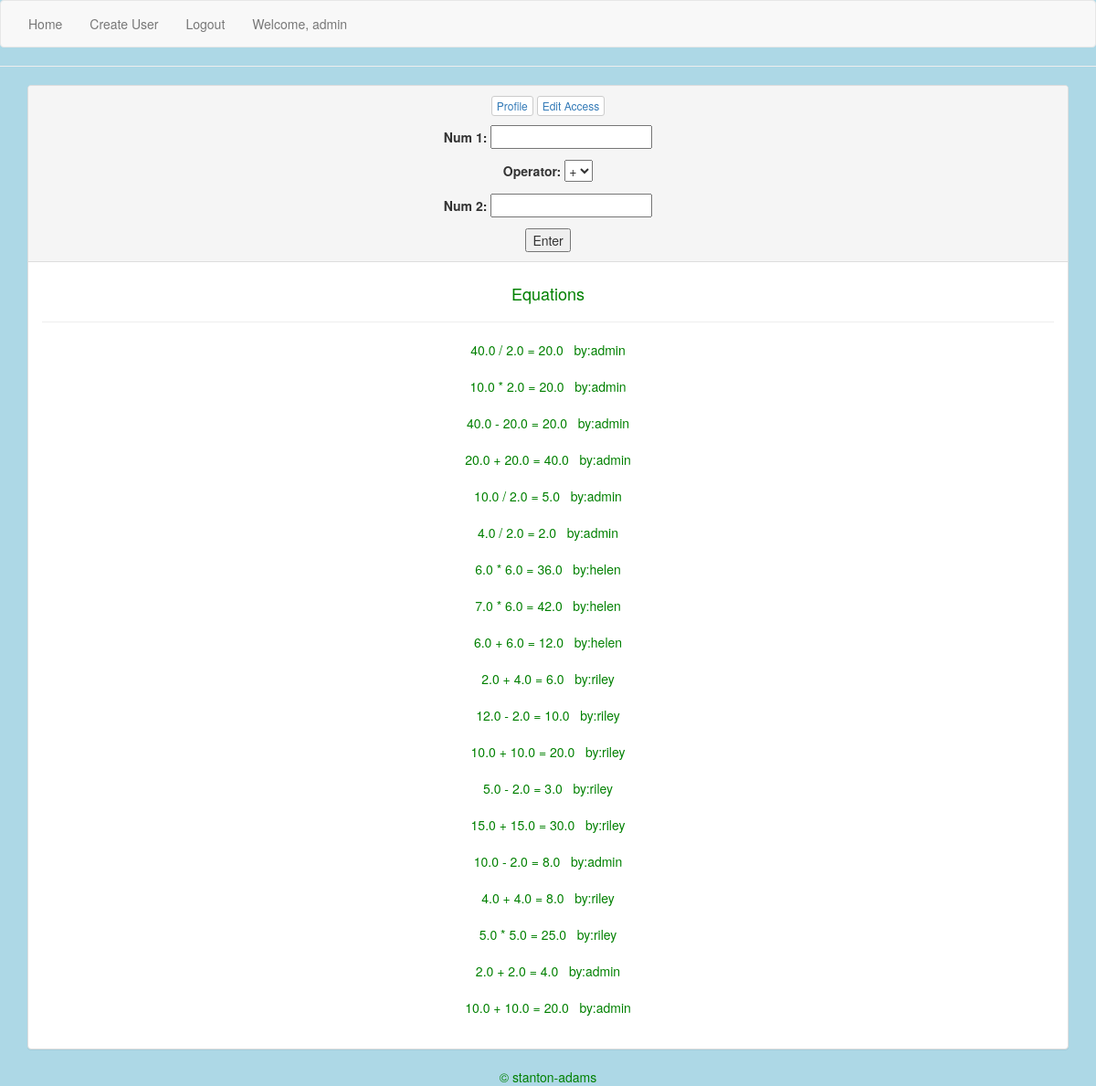
The app's page / (signed in) with its own data.
### app/models.py (models this page shows, shortened)
class Operation(models.Model):
    created_by = models.ForeignKey('auth.User')
    created = models.DateTimeField(auto_now_add=True)
    num_1 = models.FloatField()
    operator = models.CharField(max_length=1, choices=OPERATORS, default='+')
    num_2 = models.FloatField()
    answer = models.FloatField()
    class Meta:
        ordering = ("-created", )

### app/views.py (the view, shortened to what this page needs)
# urls.py: url(r'^$', OperationCreateView.as_view(), name="operation_create_view"),
class OperationCreateView(CreateView):
    model = Operation
    success_url = "/"
    fields = ('num_1', "operator", "num_2")
    def get_context_data(self):
        context = super().get_context_data()
        context["operation"] = Operation.objects.all()
        return context

### app/models.py (called while the page is built)
    @property
    def is_owner(self):
        return self.access_level == 'o'

### templates/app/operation_form.html (shortened to what this page needs)
{% extends 'base.html' %}
{% block content %}
<div class="container">
  <div class="panel panel-default">
    <div class="panel-heading">
      {% if request.user.is_authenticated %}
      <button type="button" class="btn btn-default btn-xs"><a href="{% url 'profile_view' request.user.id %}">Profile</a></button>
      <button type="button" class="btn btn-default btn-xs"><a href="{% url 'profile_update_view' request.user.id %}">Edit Access</a></button>
        <form class="" action="" method="post">
          {{ form.as_p }}
        <input type="submit" name="" value="Enter">
        </form>
        {% else %}
     <h1>Please login </h1>
     {% endif %}
    </div>
    <div class="panel-body">
      <h4>Equations</h4>
      <hr>
      {% for answer in operation %}
        {% if request.user == answer.created_by or request.user.profile.is_owner %}
        {{answer.num_1}} {{answer.operator}} {{answer.num_2}} = {{answer.answer}} &nbsp;  by:{{answer.created_by}}<br>
        <br>
        {% endif %}
        {% endfor %}
    </div>
    </div>
  </div>
{% endblock %}

### templates/base.html (shortened to what this page needs)
{% load staticfiles %}
<!DOCTYPE html>
<html>
  <head>
    <link rel="stylesheet" href="{% static 'css/bootstrap.css' %}" media="screen" title="no title">
  </head>
  <body>
    <div class="navbar navbar-default">
      <div class="container-fluid">
        <div class="nav navbar-nav">
          <li><a href="{% url 'operation_create_view' %}">Home</a></li>
          <li><a href="{% url 'user_create_view' %}">Create User</a></li>
          {% if not request.user.is_authenticated %}
          <li><a href="{% url 'login' %}">Login</a></li>
          {% else %}
          <li><a href="{% url 'logout' %}?next={% url 'operation_create_view' %}"> Logout </a></li>
          <li><a href="#">Welcome, {{request.user}}</a></li>
          {% endif %}
        </div>
      </div>
    </div>
      <hr>
    {% block content %}
    {% endblock %}
  </body>
  <footer>
  {% block footer %}
  &copy; stanton-adams
  {% endblock%}
</footer>
</html>

### templates/base.html (style rules this page uses)
body { background-color: lightblue; text-align: center; color: green; }

### records on screen
Operation: num_1 "40.0", operator "/", num_2 "2.0", answer "20.0", created_by "admin"
Operation: num_1 "10.0", operator "*", num_2 "2.0", answer "20.0", created_by "admin"
Operation: num_1 "40.0", operator "-", num_2 "20.0", answer "20.0", created_by "admin"
Operation: num_1 "20.0", operator "+", num_2 "20.0", answer "40.0", created_by "admin"
Operation: num_1 "10.0", operator "/", num_2 "2.0", answer "5.0", created_by "admin"
Operation: num_1 "4.0", operator "/", num_2 "2.0", answer "2.0", created_by "admin"
Operation: num_1 "6.0", operator "*", num_2 "6.0", answer "36.0", created_by "helen"
Operation: num_1 "7.0", operator "*", num_2 "6.0", answer "42.0", created_by "helen"
Operation: num_1 "6.0", operator "+", num_2 "6.0", answer "12.0", created_by "helen"
Operation: num_1 "2.0", operator "+", num_2 "4.0", answer "6.0", created_by "riley"
Operation: num_1 "12.0", operator "-", num_2 "2.0", answer "10.0", created_by "riley"
Operation: num_1 "10.0", operator "+", num_2 "10.0", answer "20.0", created_by "riley"
Operation: num_1 "5.0", operator "-", num_2 "2.0", answer "3.0", created_by "riley"
Operation: num_1 "15.0", operator "+", num_2 "15.0", answer "30.0", created_by "riley"
Operation: num_1 "10.0", operator "-", num_2 "2.0", answer "8.0", created_by "admin"
Operation: num_1 "4.0", operator "+", num_2 "4.0", answer "8.0", created_by "riley"
Operation: num_1 "5.0", operator "*", num_2 "5.0", answer "25.0", created_by "riley"
Operation: num_1 "2.0", operator "+", num_2 "2.0", answer "4.0", created_by "admin"
Operation: num_1 "10.0", operator "+", num_2 "10.0", answer "20.0", created_by "admin"

### other values on screen
{{ request.user }} "admin"
